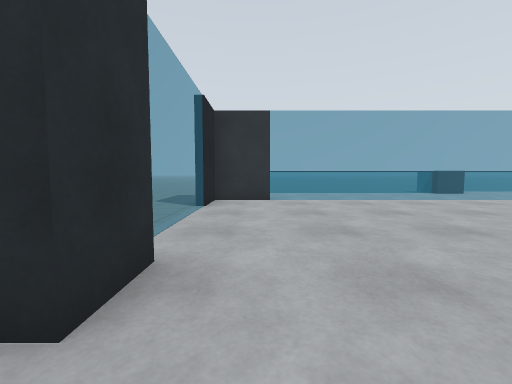
View 1 (above)

19 first-person views from a walk through a robot-simulator world made for Gazebo. The camera is 0.94 m above the floor, tilts 4° down and sees 90° across. The floor is counted in squares, 1 m on a side. Each view is taken from the middle of a square. On the plan, view 1 faces up. The plan holds only what a view shows up to about 10 squares ahead; the rest is blank.

View 2
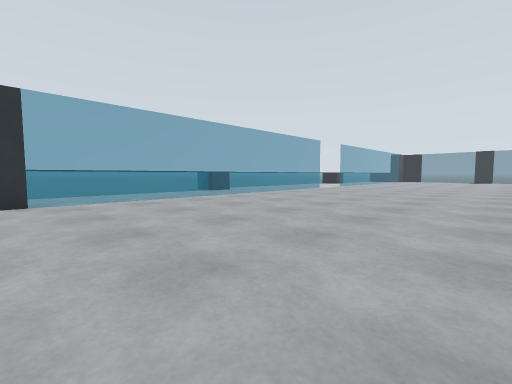

View 3
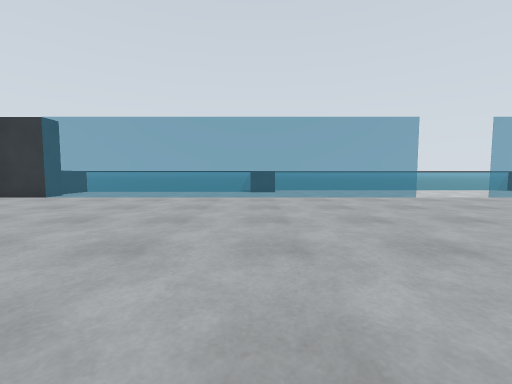

View 4
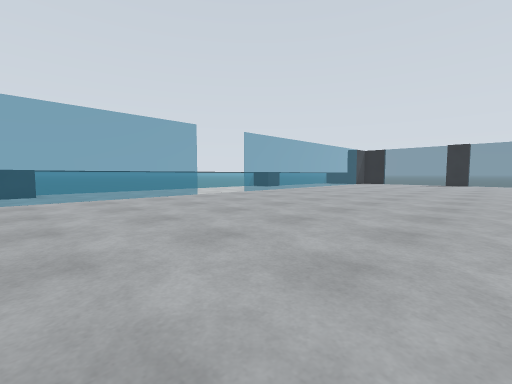

View 5
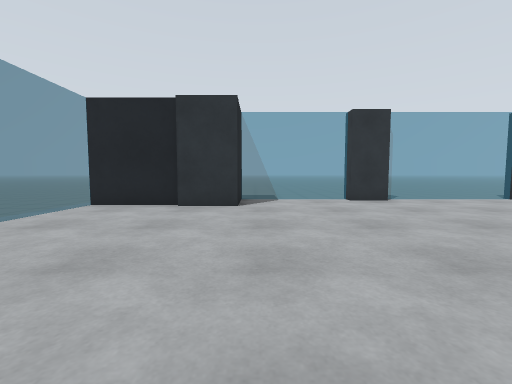

View 6
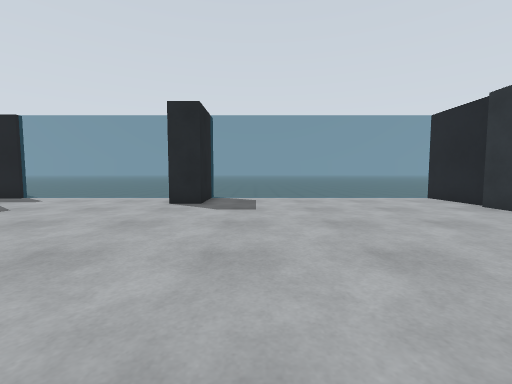

View 7
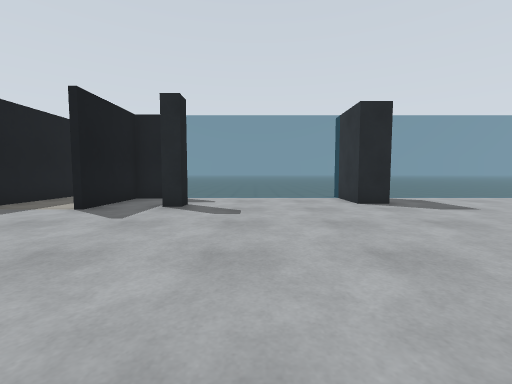

View 8
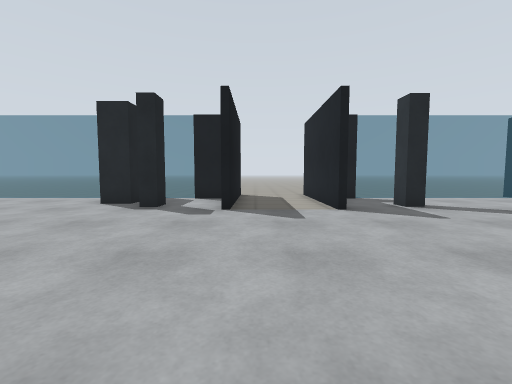

View 9
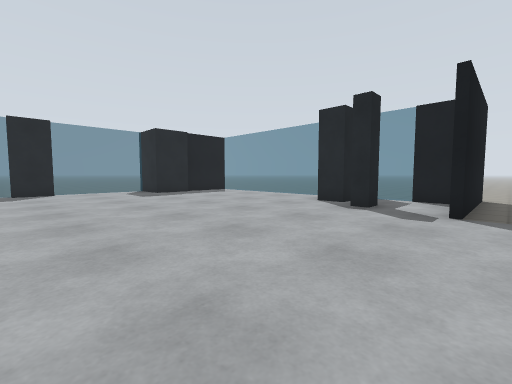

View 10
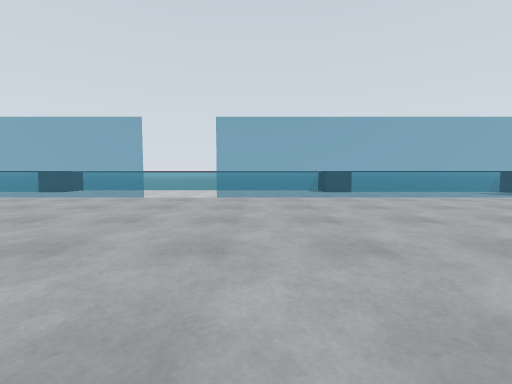

View 11
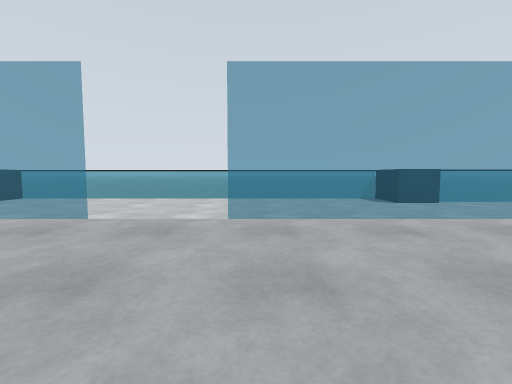

View 12
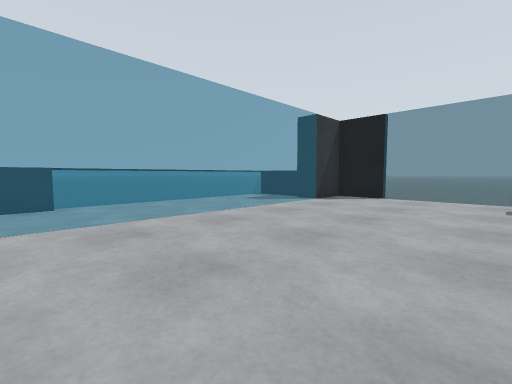

View 13
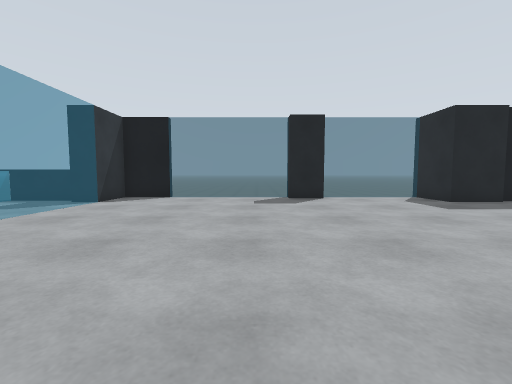

View 14
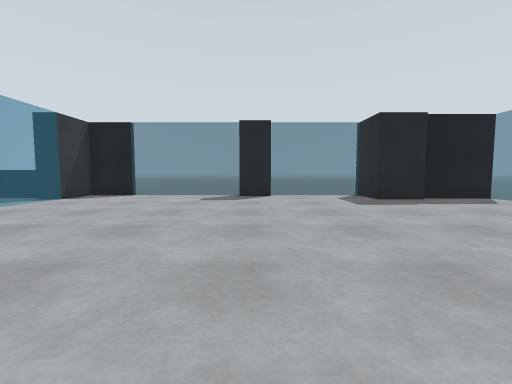

View 15
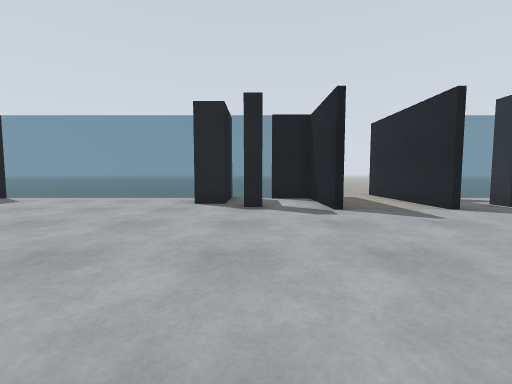

View 16
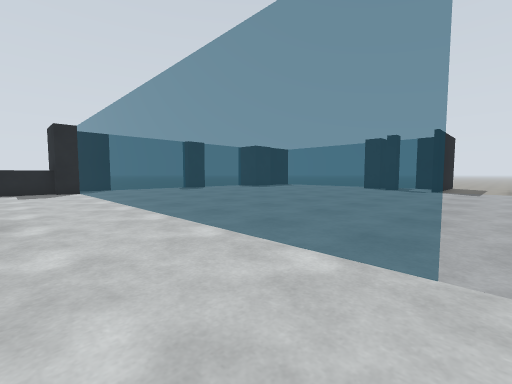

View 17
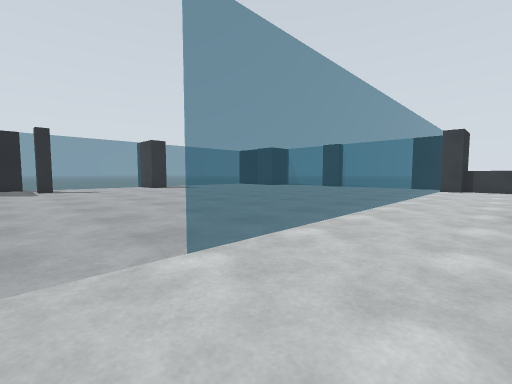

View 18
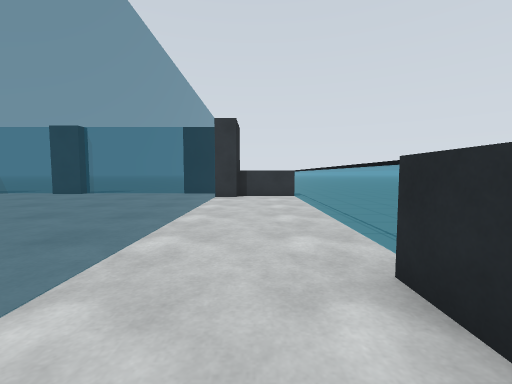

View 19
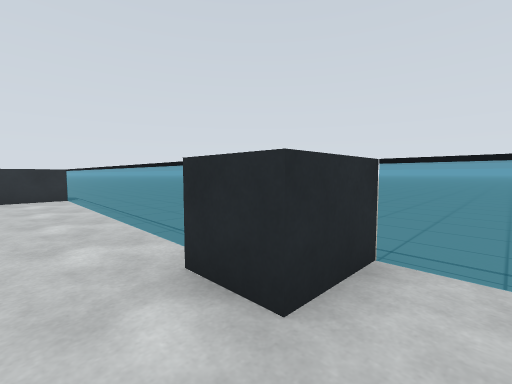

### Floor plan
Key: @ floor where view 1 was taken; # wall or solid block; . floor; = window, fence, low wall or low ledge.
Columns run from 3 left of view 1 to 36 right of it. Each row starts with its distance up from view 1.
 15     ....     ..              ..
 14    .......   =============== ....
 13    .========#=.............#=====
 12    =................................=
 11    =................................=
 10 .####...............................##
  9 .#..===============...==============##
  8 .#...................................#
  7 .=...................................=.
  6  =...................................=..
  5  =...................................=..
  4  =...................................=..
  3  =...................................=
  2  #...................................#
  1  =...................................=
  0  =.@.................................=
 -1  =...................................=
 -2  =...................................=
 -3  ###................................##
 -4    #.................#..#...........#
 -5    #..............#..#..#.###.......#
 -6    #........##.......#..#..# .......#
 -7    #========#=======##..##=# =======#
 -8   ....                 .#
 -9  ....                  ..
-10  ...                   ..

Positions as (right, up) in squares from view 1, and headings:
1: (0, 0), facing up
2: (0, 0), facing up-right
3: (9, -1), facing up
4: (9, -1), facing up-right
5: (8, -2), facing left
6: (7, 3), facing down
7: (13, 3), facing down
8: (20, 3), facing down
9: (20, 3), facing down-right
10: (20, -1), facing up
11: (19, 4), facing up
12: (24, 4), facing up-right
13: (24, 4), facing right
14: (23, 2), facing right
15: (23, 3), facing down
16: (18, 12), facing down-right
17: (17, 12), facing down-left
18: (11, 11), facing left
19: (11, 11), facing up-left
